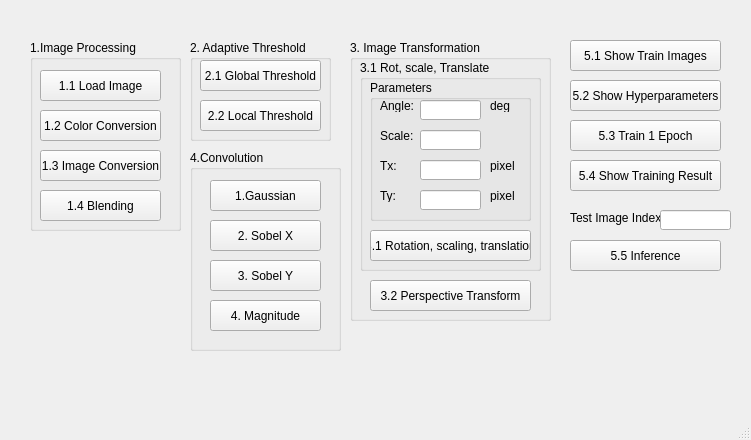
<?xml version="1.0" encoding="UTF-8"?>
<ui version="4.0">
 <class>MainWindow</class>
 <widget class="QMainWindow" name="MainWindow">
  <property name="geometry">
   <rect>
    <x>0</x>
    <y>0</y>
    <width>751</width>
    <height>440</height>
   </rect>
  </property>
  <property name="windowTitle">
   <string>MainWindow</string>
  </property>
  <widget class="QWidget" name="centralwidget">
   <widget class="QGroupBox" name="groupBox">
    <property name="geometry">
     <rect>
      <x>30</x>
      <y>40</y>
      <width>151</width>
      <height>191</height>
     </rect>
    </property>
    <property name="title">
     <string>1.Image Processing</string>
    </property>
    <widget class="QPushButton" name="Btn_1_1">
     <property name="geometry">
      <rect>
       <x>10</x>
       <y>30</y>
       <width>121</width>
       <height>31</height>
      </rect>
     </property>
     <property name="text">
      <string>1.1 Load Image</string>
     </property>
    </widget>
    <widget class="QPushButton" name="Btn_1_2">
     <property name="geometry">
      <rect>
       <x>10</x>
       <y>70</y>
       <width>121</width>
       <height>31</height>
      </rect>
     </property>
     <property name="text">
      <string>1.2 Color Conversion</string>
     </property>
    </widget>
    <widget class="QPushButton" name="Btn_1_3">
     <property name="geometry">
      <rect>
       <x>10</x>
       <y>110</y>
       <width>121</width>
       <height>31</height>
      </rect>
     </property>
     <property name="text">
      <string>1.3 Image Conversion</string>
     </property>
    </widget>
    <widget class="QPushButton" name="Btn_1_4">
     <property name="geometry">
      <rect>
       <x>10</x>
       <y>150</y>
       <width>121</width>
       <height>31</height>
      </rect>
     </property>
     <property name="text">
      <string>1.4 Blending</string>
     </property>
    </widget>
   </widget>
   <widget class="QGroupBox" name="groupBox_2">
    <property name="geometry">
     <rect>
      <x>190</x>
      <y>40</y>
      <width>141</width>
      <height>101</height>
     </rect>
    </property>
    <property name="title">
     <string>2. Adaptive Threshold</string>
    </property>
    <widget class="QPushButton" name="Btn_2_1">
     <property name="geometry">
      <rect>
       <x>10</x>
       <y>20</y>
       <width>121</width>
       <height>31</height>
      </rect>
     </property>
     <property name="text">
      <string>2.1 Global Threshold</string>
     </property>
    </widget>
    <widget class="QPushButton" name="Btn_2_2">
     <property name="geometry">
      <rect>
       <x>10</x>
       <y>60</y>
       <width>121</width>
       <height>31</height>
      </rect>
     </property>
     <property name="text">
      <string>2.2 Local Threshold</string>
     </property>
    </widget>
   </widget>
   <widget class="QGroupBox" name="groupBox_3">
    <property name="geometry">
     <rect>
      <x>350</x>
      <y>40</y>
      <width>201</width>
      <height>281</height>
     </rect>
    </property>
    <property name="title">
     <string>3. Image Transformation</string>
    </property>
    <widget class="QGroupBox" name="groupBox_4">
     <property name="geometry">
      <rect>
       <x>10</x>
       <y>20</y>
       <width>181</width>
       <height>211</height>
      </rect>
     </property>
     <property name="title">
      <string>3.1 Rot, scale, Translate</string>
     </property>
     <widget class="QGroupBox" name="groupBox_5">
      <property name="geometry">
       <rect>
        <x>10</x>
        <y>20</y>
        <width>161</width>
        <height>141</height>
       </rect>
      </property>
      <property name="title">
       <string>Parameters</string>
      </property>
      <widget class="QLabel" name="label">
       <property name="geometry">
        <rect>
         <x>10</x>
         <y>20</y>
         <width>47</width>
         <height>12</height>
        </rect>
       </property>
       <property name="text">
        <string>Angle:</string>
       </property>
      </widget>
      <widget class="QLabel" name="label_2">
       <property name="geometry">
        <rect>
         <x>10</x>
         <y>50</y>
         <width>47</width>
         <height>12</height>
        </rect>
       </property>
       <property name="text">
        <string>Scale:</string>
       </property>
      </widget>
      <widget class="QLabel" name="label_3">
       <property name="geometry">
        <rect>
         <x>10</x>
         <y>80</y>
         <width>47</width>
         <height>12</height>
        </rect>
       </property>
       <property name="text">
        <string>Tx:</string>
       </property>
      </widget>
      <widget class="QLabel" name="label_4">
       <property name="geometry">
        <rect>
         <x>10</x>
         <y>110</y>
         <width>47</width>
         <height>12</height>
        </rect>
       </property>
       <property name="text">
        <string>Ty:</string>
       </property>
      </widget>
      <widget class="QLineEdit" name="Angle_box">
       <property name="geometry">
        <rect>
         <x>50</x>
         <y>20</y>
         <width>61</width>
         <height>20</height>
        </rect>
       </property>
      </widget>
      <widget class="QLineEdit" name="Scale_box">
       <property name="geometry">
        <rect>
         <x>50</x>
         <y>50</y>
         <width>61</width>
         <height>20</height>
        </rect>
       </property>
      </widget>
      <widget class="QLineEdit" name="Tx_box">
       <property name="geometry">
        <rect>
         <x>50</x>
         <y>80</y>
         <width>61</width>
         <height>20</height>
        </rect>
       </property>
      </widget>
      <widget class="QLineEdit" name="Ty_box">
       <property name="geometry">
        <rect>
         <x>50</x>
         <y>110</y>
         <width>61</width>
         <height>20</height>
        </rect>
       </property>
      </widget>
      <widget class="QLabel" name="label_5">
       <property name="geometry">
        <rect>
         <x>120</x>
         <y>20</y>
         <width>47</width>
         <height>12</height>
        </rect>
       </property>
       <property name="text">
        <string>deg</string>
       </property>
      </widget>
      <widget class="QLabel" name="label_6">
       <property name="geometry">
        <rect>
         <x>120</x>
         <y>80</y>
         <width>47</width>
         <height>12</height>
        </rect>
       </property>
       <property name="text">
        <string>pixel</string>
       </property>
      </widget>
      <widget class="QLabel" name="label_7">
       <property name="geometry">
        <rect>
         <x>120</x>
         <y>110</y>
         <width>47</width>
         <height>12</height>
        </rect>
       </property>
       <property name="text">
        <string>pixel</string>
       </property>
      </widget>
     </widget>
     <widget class="QPushButton" name="Btn_3_1">
      <property name="geometry">
       <rect>
        <x>10</x>
        <y>170</y>
        <width>161</width>
        <height>31</height>
       </rect>
      </property>
      <property name="text">
       <string>3.1 Rotation, scaling, translation</string>
      </property>
     </widget>
    </widget>
    <widget class="QPushButton" name="Btn_3_2">
     <property name="geometry">
      <rect>
       <x>20</x>
       <y>240</y>
       <width>161</width>
       <height>31</height>
      </rect>
     </property>
     <property name="text">
      <string>3.2 Perspective Transform</string>
     </property>
    </widget>
   </widget>
   <widget class="QGroupBox" name="groupBox_6">
    <property name="geometry">
     <rect>
      <x>190</x>
      <y>150</y>
      <width>151</width>
      <height>201</height>
     </rect>
    </property>
    <property name="title">
     <string>4.Convolution</string>
    </property>
    <widget class="QPushButton" name="Btn_4_1">
     <property name="geometry">
      <rect>
       <x>20</x>
       <y>30</y>
       <width>111</width>
       <height>31</height>
      </rect>
     </property>
     <property name="text">
      <string>1.Gaussian</string>
     </property>
    </widget>
    <widget class="QPushButton" name="Btn_4_2">
     <property name="geometry">
      <rect>
       <x>20</x>
       <y>70</y>
       <width>111</width>
       <height>31</height>
      </rect>
     </property>
     <property name="text">
      <string>2. Sobel X</string>
     </property>
    </widget>
    <widget class="QPushButton" name="Btn_4_3">
     <property name="geometry">
      <rect>
       <x>20</x>
       <y>110</y>
       <width>111</width>
       <height>31</height>
      </rect>
     </property>
     <property name="text">
      <string>3. Sobel Y</string>
     </property>
    </widget>
    <widget class="QPushButton" name="Btn_4_4">
     <property name="geometry">
      <rect>
       <x>20</x>
       <y>150</y>
       <width>111</width>
       <height>31</height>
      </rect>
     </property>
     <property name="text">
      <string>4. Magnitude</string>
     </property>
    </widget>
   </widget>
   <widget class="QPushButton" name="Btn_5_1">
    <property name="geometry">
     <rect>
      <x>570</x>
      <y>40</y>
      <width>151</width>
      <height>31</height>
     </rect>
    </property>
    <property name="text">
     <string>5.1 Show Train Images</string>
    </property>
   </widget>
   <widget class="QPushButton" name="Btn_5_2">
    <property name="geometry">
     <rect>
      <x>570</x>
      <y>80</y>
      <width>151</width>
      <height>31</height>
     </rect>
    </property>
    <property name="text">
     <string>5.2 Show Hyperparameters</string>
    </property>
   </widget>
   <widget class="QPushButton" name="Btn_5_3">
    <property name="geometry">
     <rect>
      <x>570</x>
      <y>120</y>
      <width>151</width>
      <height>31</height>
     </rect>
    </property>
    <property name="text">
     <string>5.3 Train 1 Epoch</string>
    </property>
   </widget>
   <widget class="QPushButton" name="Btn_5_4">
    <property name="geometry">
     <rect>
      <x>570</x>
      <y>160</y>
      <width>151</width>
      <height>31</height>
     </rect>
    </property>
    <property name="text">
     <string>5.4 Show Training Result</string>
    </property>
   </widget>
   <widget class="QLabel" name="label_8">
    <property name="geometry">
     <rect>
      <x>570</x>
      <y>210</y>
      <width>91</width>
      <height>16</height>
     </rect>
    </property>
    <property name="text">
     <string>Test Image Index</string>
    </property>
   </widget>
   <widget class="QLineEdit" name="Image_index_box">
    <property name="geometry">
     <rect>
      <x>660</x>
      <y>210</y>
      <width>71</width>
      <height>20</height>
     </rect>
    </property>
   </widget>
   <widget class="QPushButton" name="Btn_5_5">
    <property name="geometry">
     <rect>
      <x>570</x>
      <y>240</y>
      <width>151</width>
      <height>31</height>
     </rect>
    </property>
    <property name="text">
     <string>5.5 Inference</string>
    </property>
   </widget>
  </widget>
  <widget class="QMenuBar" name="menubar">
   <property name="geometry">
    <rect>
     <x>0</x>
     <y>0</y>
     <width>751</width>
     <height>21</height>
    </rect>
   </property>
  </widget>
  <widget class="QStatusBar" name="statusbar"/>
 </widget>
 <resources/>
 <connections/>
</ui>
